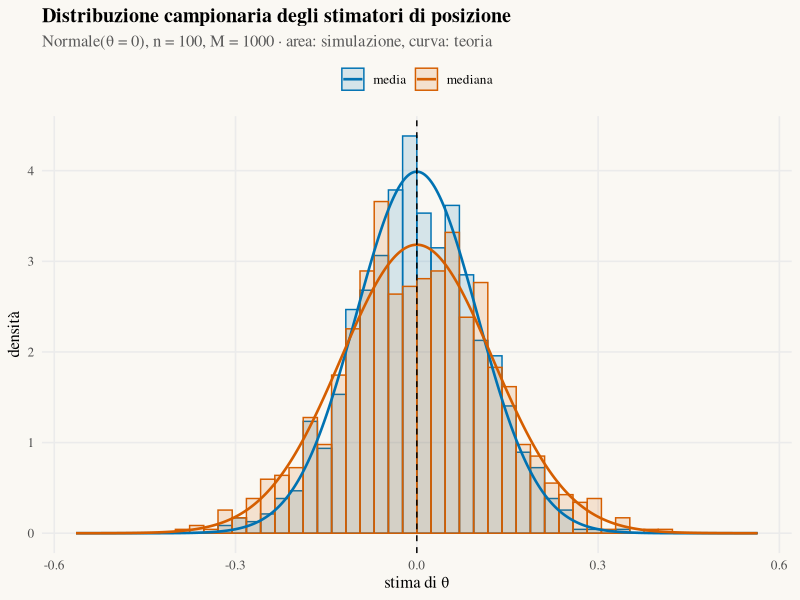

This chart was generated by the following R code:
# ───────────────────────────────────────────────────────────────
# StatAtlas · Lab 06 — Media, mediana e massima verosimiglianza
# Modello: N(θ = 0, 1) · n = 100 · M = 1000 · seed = 2026
# Con R ≥ 4.1 e il generatore predefinito (Mersenne-Twister,
# normal.kind = "Inversion") i campioni coincidono con quelli di StatAtlas.
# ───────────────────────────────────────────────────────────────
library(tidyverse)

# Parametri -------------------------------------------------------
theta <- 0        # vero parametro di posizione
n     <- 100      # numerosità di ogni campione
M     <- 1000     # numero di campioni (repliche)
set.seed(2026)

# Modello generatore ----------------------------------------------
genera <- function(n) rnorm(n, mean = theta, sd = 1)
# Nel modello Normale lo stimatore di massima verosimiglianza coincide con la media.

# 1. Simulazione: M campioni generati uno dopo l’altro ------------
sim <- tibble(replica = seq_len(M)) |>
  mutate(campione = map(replica, \(r) genera(n)))

stime <- sim |>
  transmute(
    replica,
    media   = map_dbl(campione, mean),
    mediana = map_dbl(campione, median)
  )

# 2. Teoria vs simulazione ----------------------------------------
stime_lunghe <- stime |>
  pivot_longer(-replica, names_to = "stimatore", values_to = "stima")

stime_lunghe |>
  group_by(stimatore) |>
  summarise(
    centro  = median(stima),          # teoria: θ (per simmetria)
    dev_std = sd(stima),
    iqr     = IQR(stima),
    mse     = mean((stima - theta)^2)
  )
# Dev. std teoriche: media 0.1, mediana 0.1253

# 3. Grafico: distribuzioni campionarie ---------------------------
lim <- 0.564   # finestra [θ − lim, θ + lim]
bw  <- 2 * lim / 48
colori <- c(media = "#0072B2", mediana = "#D55E00")

teoria <- tibble(x = seq(theta - lim, theta + lim, length.out = 400)) |>
  mutate(
    media   = dnorm(x, theta, sqrt(1 / n)),
    mediana = dnorm(x, theta, sqrt(pi / (2 * n)))
  ) |>
  pivot_longer(-x, names_to = "stimatore", values_to = "densita")

theme_statatlas <- function(base_size = 12) {
  theme_minimal(base_size = base_size, base_family = "serif") +
    theme(
      plot.title       = element_text(face = "bold"),
      plot.subtitle    = element_text(colour = "grey35"),
      panel.grid.minor = element_blank(),
      legend.position  = "top",
      plot.background  = element_rect(fill = "#FAF8F3", colour = NA)
    )
}

stime_lunghe |>
  filter(abs(stima - theta) <= lim) |>
  ggplot(aes(stima, colour = stimatore, fill = stimatore)) +
  geom_histogram(aes(y = after_stat(count) / (M * bw)),   # densità rispetto a tutte le M stime
                 binwidth = bw, boundary = theta - lim,
                 alpha = 0.15, position = "identity") +
  geom_line(data = teoria, aes(x, densita), linewidth = 0.9) +
  geom_vline(xintercept = theta, linetype = "dashed") +
  scale_colour_manual(values = colori, aesthetics = c("colour", "fill")) +
  labs(
    title    = "Distribuzione campionaria degli stimatori di posizione",
    subtitle = sprintf("Normale(θ = %g), n = %d, M = %d · area: simulazione, curva: teoria", theta, n, M),
    x = "stima di θ", y = "densità", colour = NULL, fill = NULL
  ) +
  theme_statatlas()

# Quota di stime fuori dalla finestra del grafico
stime_lunghe |>
  group_by(stimatore) |>
  summarise(fuori_scala = mean(abs(stima - theta) > lim))
